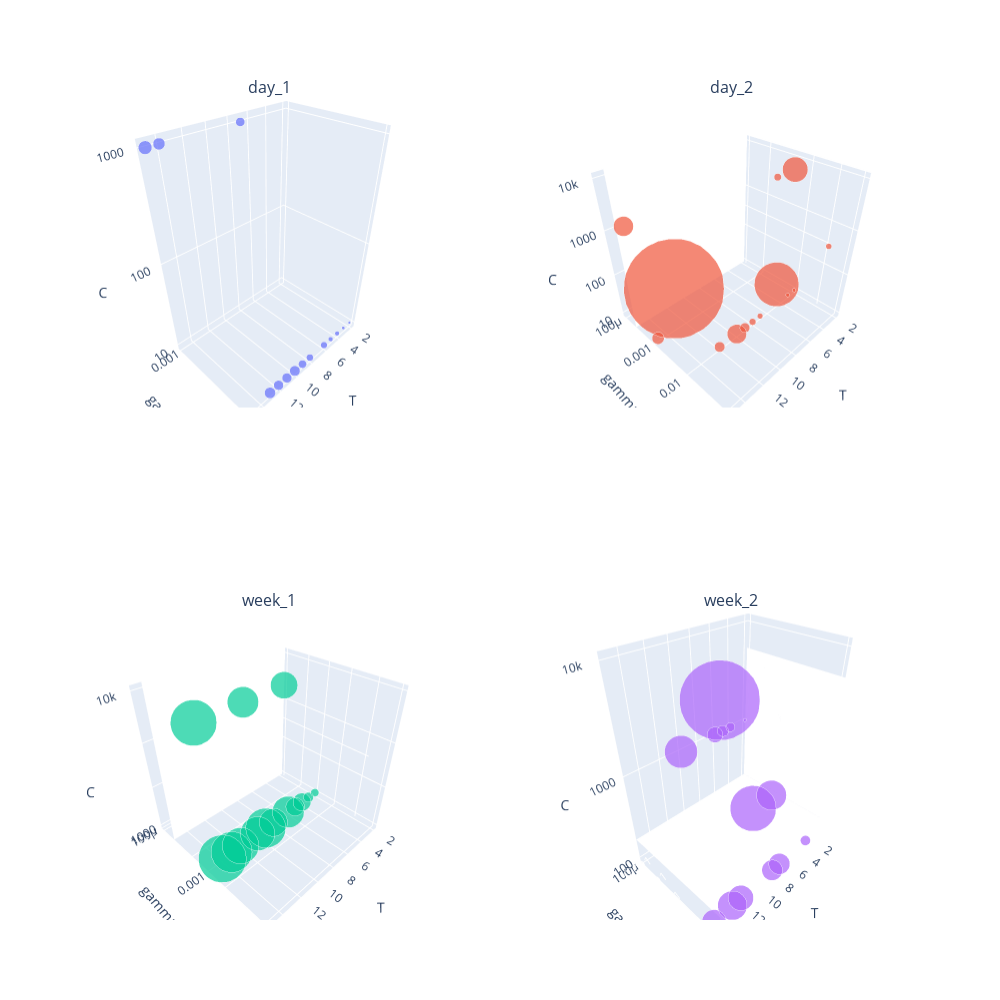

The notebook cell saved with this chart:
### Code cell
fig = make_subplots(
    rows=2,
    cols=2,
    specs=[[{'type': 'scene'},
            {'type': 'scene'}
            ],
            [
            {'type': 'scene'},
            {'type': 'scene'}
            ]
    ],
    subplot_titles=['day_1', 'day_2', 'week_1', 'week_2']
)
fig.add_traces(
    [go.Scatter3d(
        x=df.index,
        y=df['gamma'],
        z=df['C'],
        mode='markers',
        marker_size=df['mse'] * 10,
        name=name,
        text=df['mse'],
        hovertemplate='T=%{x}<br>gamma=%{y}<br>C=%{z}<br>mse=%{text}',
    ) for df, name in [(day_1, 'day_1'), (day_2, 'day_2'), (week_1, 'week_1'), (week_2, 'week_2')]],
    rows=[1, 1, 2, 2],
    cols=[1, 2, 1, 2]
)
scene_dict=dict(
    xaxis_title='T',
    yaxis=dict(
        type='log',
        title='gamma',
        tickvals=np.logspace(-4, -1, 4)
    ),
    zaxis=dict(
        type='log',
        title='C',
        tickvals=np.logspace(1, 4, 4)
    ),
)
fig.update_layout(
    scene=scene_dict,
    scene2=scene_dict,
    scene3=scene_dict,
    scene4=scene_dict,
    showlegend=False,
    width=1000,
    height=1000
)
fig.show()

### Figure 1 — Plotly figure (JSON) as saved in the notebook; plotly's stock layout.template omitted (floating-point values rounded to 4 significant figures)
{"data": [{"hovertemplate": "T=%{x}<br>gamma=%{y}<br>C=%{z}<br>mse=%{text}", "marker": {"size": [1.788, 2.159, 3.079, 3.204, 4.574, 6.218, 4.852, 5.61, 7.186, 6.697, 6.72, 7.619, 8.274, 9.379]}, "mode": "markers", "name": "day_1", "scene": "scene", "text": [0.1788, 0.2159, 0.3079, 0.3204, 0.4574, 0.6218, 0.4852, 0.561, 0.7186, 0.6697, 0.672, 0.7619, 0.8274, 0.9379], "type": "scatter3d", "x": [2, 3, 4, 5, 6, 7, 8, 9, 10, 11, 12, 13, 14, 15], "y": [0.01, 0.01, 0.01, 0.01, 0.01, 0.001, 0.01, 0.01, 0.01, 0.01, 0.01, 0.01, 0.001, 0.001], "z": [10, 10, 10, 10, 10, 1000, 10, 10, 10, 10, 10, 10, 1000, 1000]}, {"hovertemplate": "T=%{x}<br>gamma=%{y}<br>C=%{z}<br>mse=%{text}", "marker": {"size": [2.404, 2.553, 17.51, 4.08, 5.132, 3.835, 4.668, 6.769, 13.38, 30.78, 7.148, 69.54, 13.78, 8.398]}, "mode": "markers", "name": "day_2", "scene": "scene2", "text": [0.2404, 0.2553, 1.751, 0.408, 0.5132, 0.3835, 0.4668, 0.6769, 1.338, 3.078, 0.7148, 6.954, 1.378, 0.8398], "type": "scatter3d", "x": [2, 3, 4, 5, 6, 7, 8, 9, 10, 11, 12, 13, 14, 15], "y": [0.01, 0.01, 0.01, 0.1, 0.01, 0.01, 0.01, 0.01, 0.01, 0.1, 0.01, 0.001, 0.0001, 0.001], "z": [10, 10, 10000, 1000, 10000, 10, 10, 10, 10, 1000, 10, 100, 1000, 10]}, {"hovertemplate": "T=%{x}<br>gamma=%{y}<br>C=%{z}<br>mse=%{text}", "marker": {"size": [5.581, 6.893, 12.4, 12.69, 21.94, 18.8, 19.4, 27.59, 23.71, 21.64, 25.24, 28.37, 33.12, 32.07]}, "mode": "markers", "name": "week_1", "scene": "scene3", "text": [0.5581, 0.6893, 1.24, 1.269, 2.194, 1.88, 1.94, 2.759, 2.371, 2.164, 2.524, 2.837, 3.312, 3.207], "type": "scatter3d", "x": [2, 3, 4, 5, 6, 7, 8, 9, 10, 11, 12, 13, 14, 15], "y": [0.001, 0.001, 0.001, 0.001, 0.001, 0.001, 0.001, 0.001, 0.001, 0.001, 0.001, 0.001, 0.001, 0.001], "z": [1000, 1000, 1000, 1000, 1000, 10000, 1000, 1000, 1000, 10000, 1000, 1000, 1000, 10000]}, {"hovertemplate": "T=%{x}<br>gamma=%{y}<br>C=%{z}<br>mse=%{text}", "marker": {"size": [2.168, 6.895, 6.305, 7.741, 10.85, 14.53, 14.22, 20.69, 22.75, 31.82, 17.49, 20.26, 55.79, 16.6]}, "mode": "markers", "name": "week_2", "scene": "scene4", "text": [0.2168, 0.6895, 0.6305, 0.7741, 1.085, 1.453, 1.422, 2.069, 2.275, 3.182, 1.749, 2.026, 5.579, 1.66], "type": "scatter3d", "x": [2, 3, 4, 5, 6, 7, 8, 9, 10, 11, 12, 13, 14, 15], "y": [0.0001, 0.001, 0.0001, 0.0001, 0.0001, 0.001, 0.001, 0.001, 0.0001, 0.001, 0.001, 0.001, 0.001, 0.001], "z": [1000, 100, 1000, 1000, 1000, 100, 100, 1000, 1000, 1000, 100, 100, 10000, 100]}], "layout": {"annotations": [{"font": {"size": 16}, "showarrow": false, "text": "day_1", "x": 0.225, "xanchor": "center", "xref": "paper", "y": 1, "yanchor": "bottom", "yref": "paper"}, {"font": {"size": 16}, "showarrow": false, "text": "day_2", "x": 0.775, "xanchor": "center", "xref": "paper", "y": 1, "yanchor": "bottom", "yref": "paper"}, {"font": {"size": 16}, "showarrow": false, "text": "week_1", "x": 0.225, "xanchor": "center", "xref": "paper", "y": 0.375, "yanchor": "bottom", "yref": "paper"}, {"font": {"size": 16}, "showarrow": false, "text": "week_2", "x": 0.775, "xanchor": "center", "xref": "paper", "y": 0.375, "yanchor": "bottom", "yref": "paper"}], "height": 1000, "scene": {"domain": {"x": [0, 0.45], "y": [0.625, 1]}, "xaxis": {"title": {"text": "T"}}, "yaxis": {"tickvals": [0.0001, 0.001, 0.01, 0.1], "title": {"text": "gamma"}, "type": "log"}, "zaxis": {"tickvals": [10, 100, 1000, 10000], "title": {"text": "C"}, "type": "log"}}, "scene2": {"domain": {"x": [0.55, 1], "y": [0.625, 1]}, "xaxis": {"title": {"text": "T"}}, "yaxis": {"tickvals": [0.0001, 0.001, 0.01, 0.1], "title": {"text": "gamma"}, "type": "log"}, "zaxis": {"tickvals": [10, 100, 1000, 10000], "title": {"text": "C"}, "type": "log"}}, "scene3": {"domain": {"x": [0, 0.45], "y": [0, 0.375]}, "xaxis": {"title": {"text": "T"}}, "yaxis": {"tickvals": [0.0001, 0.001, 0.01, 0.1], "title": {"text": "gamma"}, "type": "log"}, "zaxis": {"tickvals": [10, 100, 1000, 10000], "title": {"text": "C"}, "type": "log"}}, "scene4": {"domain": {"x": [0.55, 1], "y": [0, 0.375]}, "xaxis": {"title": {"text": "T"}}, "yaxis": {"tickvals": [0.0001, 0.001, 0.01, 0.1], "title": {"text": "gamma"}, "type": "log"}, "zaxis": {"tickvals": [10, 100, 1000, 10000], "title": {"text": "C"}, "type": "log"}}, "showlegend": false, "width": 1000}}
